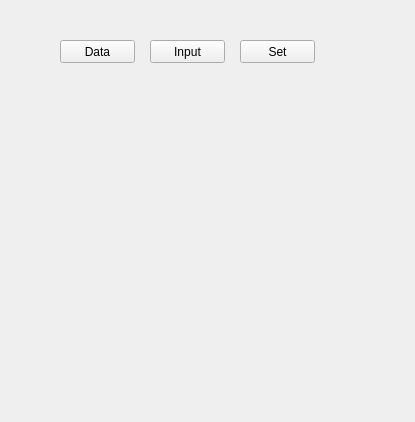
<?xml version="1.0" encoding="UTF-8"?>
<ui version="4.0">
 <class>MainPlotWidget</class>
 <widget class="QWidget" name="MainPlotWidget">
  <property name="geometry">
   <rect>
    <x>0</x>
    <y>0</y>
    <width>415</width>
    <height>422</height>
   </rect>
  </property>
  <property name="windowTitle">
   <string>MainPlotWidget</string>
  </property>
  <widget class="QPushButton" name="pushButton">
   <property name="geometry">
    <rect>
     <x>60</x>
     <y>40</y>
     <width>75</width>
     <height>23</height>
    </rect>
   </property>
   <property name="text">
    <string>Data</string>
   </property>
  </widget>
  <widget class="QPushButton" name="pushButton_2">
   <property name="geometry">
    <rect>
     <x>150</x>
     <y>40</y>
     <width>75</width>
     <height>23</height>
    </rect>
   </property>
   <property name="text">
    <string>Input</string>
   </property>
  </widget>
  <widget class="QPushButton" name="pushButton_3">
   <property name="geometry">
    <rect>
     <x>240</x>
     <y>40</y>
     <width>75</width>
     <height>23</height>
    </rect>
   </property>
   <property name="text">
    <string>Set</string>
   </property>
  </widget>
 </widget>
 <layoutdefault spacing="6" margin="11"/>
 <resources/>
 <connections/>
</ui>
